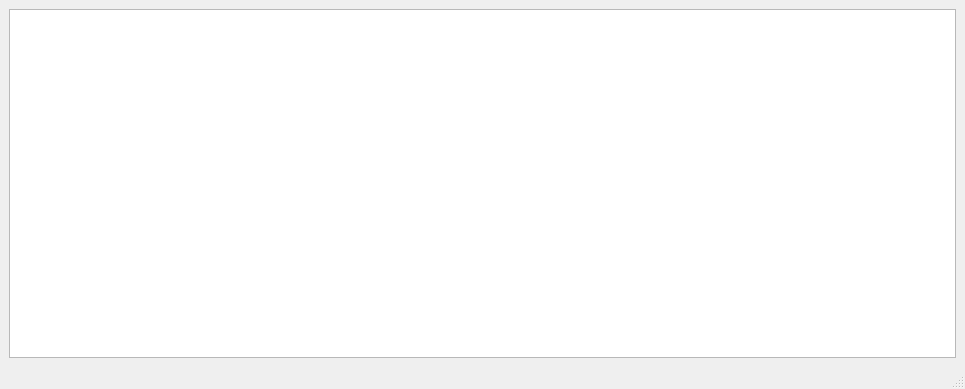
<ui version="4.0" >
 <class>main_window</class>
 <widget class="QMainWindow" name="main_window" >
  <property name="geometry" >
   <rect>
    <x>0</x>
    <y>0</y>
    <width>965</width>
    <height>389</height>
   </rect>
  </property>
  <property name="windowTitle" >
   <string>Liasis</string>
  </property>
  <property name="windowIcon" >
   <iconset/>
  </property>
  <widget class="QWidget" name="centralwidget" >
   <layout class="QGridLayout" >
    <item row="0" column="0" >
     <widget class="QTreeView" name="torrent_list" >
      <property name="sizePolicy" >
       <sizepolicy vsizetype="Preferred" hsizetype="Ignored" >
        <horstretch>0</horstretch>
        <verstretch>0</verstretch>
       </sizepolicy>
      </property>
      <property name="sizeIncrement" >
       <size>
        <width>1</width>
        <height>1</height>
       </size>
      </property>
      <property name="font" >
       <font>
        <family>Sans Serif</family>
        <pointsize>8</pointsize>
       </font>
      </property>
     </widget>
    </item>
   </layout>
  </widget>
  <widget class="QMenuBar" name="menubar" >
   <property name="geometry" >
    <rect>
     <x>0</x>
     <y>0</y>
     <width>965</width>
     <height>29</height>
    </rect>
   </property>
  </widget>
  <widget class="QStatusBar" name="statusbar" />
 </widget>
 <resources/>
 <connections/>
</ui>
